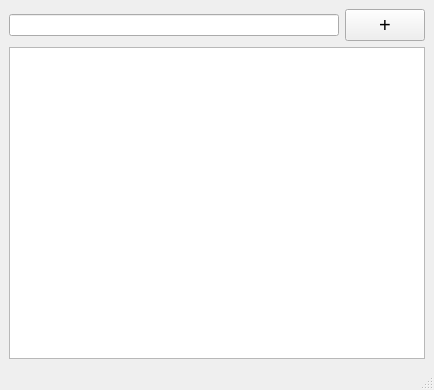
<?xml version="1.0" encoding="UTF-8"?>
<ui version="4.0">
 <class>MainWindow</class>
 <widget class="QMainWindow" name="MainWindow">
  <property name="geometry">
   <rect>
    <x>0</x>
    <y>0</y>
    <width>434</width>
    <height>390</height>
   </rect>
  </property>
  <property name="windowTitle">
   <string>MainWindow</string>
  </property>
  <widget class="QWidget" name="centralwidget">
   <layout class="QVBoxLayout" name="verticalLayout">
    <item>
     <layout class="QGridLayout" name="gl_tasks"/>
    </item>
    <item>
     <layout class="QHBoxLayout" name="horizontalLayout">
      <item>
       <widget class="QLineEdit" name="tb_new_task_title"/>
      </item>
      <item>
       <widget class="QPushButton" name="btn_new_tasks">
        <property name="font">
         <font>
          <pointsize>15</pointsize>
         </font>
        </property>
        <property name="text">
         <string>+</string>
        </property>
       </widget>
      </item>
     </layout>
    </item>
    <item>
     <widget class="QTextEdit" name="tb_new_task_description"/>
    </item>
   </layout>
  </widget>
  <widget class="QMenuBar" name="menubar">
   <property name="geometry">
    <rect>
     <x>0</x>
     <y>0</y>
     <width>434</width>
     <height>22</height>
    </rect>
   </property>
  </widget>
  <widget class="QStatusBar" name="statusbar"/>
 </widget>
 <resources/>
 <connections/>
</ui>
